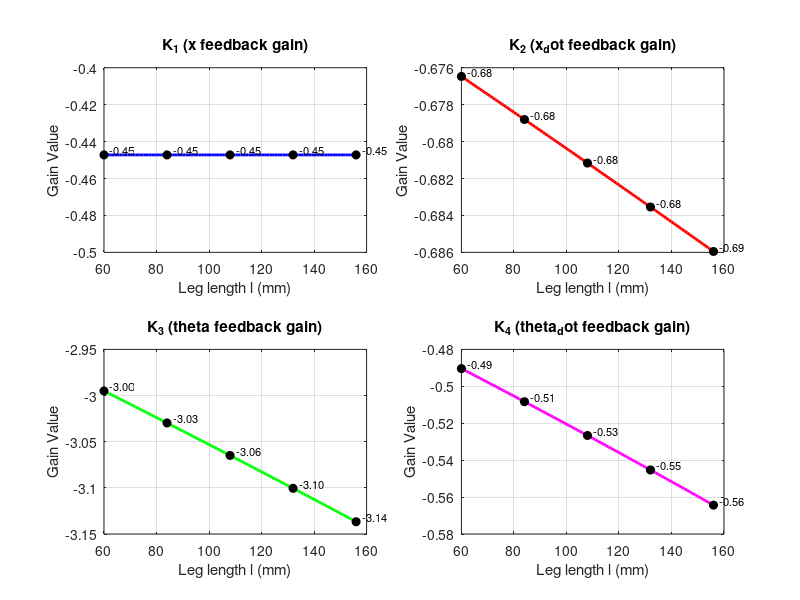

MATLAB code to generate this figure: (Note: this script raises an error after producing the figure.)
%% LQR_K_vary_l
% Calculate LQR gain K over different leg lengths, then print the
% piecewise-linear equations between 5 selected points.
clear; clc; close all;

% ==========================================
% 1. Model parameters
% ==========================================
M = 0.15;      % Wheel/base equivalent mass (kg)

m_body = 0.2222 + 0.1546 + 0.0463 + 0.025;
m_legs = 0.2;
m_mass_reduction = 0.222;
m = m_body + m_legs - m_mass_reduction;  % Body/leg equivalent pendulum mass (kg)

g = 9.81;          % Gravity (m/s^2)
R_wheel = 0.03;    % Wheel radius (m)

% LQR weights for state x = [x, x_dot, theta, theta_dot]
Q = diag([1, 1, 8, 1]);
R_lqr = 5;         % Control effort weight

% Leg length range (mm)
l_mm_range = 60:1:156.38;
num_points = length(l_mm_range);

K_results = zeros(num_points, 4);

% ==========================================
% 2. Calculate LQR K for each leg length
% ==========================================
for i = 1:num_points
    l = l_mm_range(i) / 1000;  % mm to m

    % Point-mass inverted pendulum approximation.
    % Jb can be replaced by a measured/CAD pitch-axis inertia later.
    Jb = 0;

    Meq = M + m;
    Jeq = Jb + m * l^2;
    Delta = Jeq * Meq - (m * l)^2;

    a23 = -(m^2 * l^2 * g) / Delta;
    a43 = (Meq * m * l * g) / Delta;

    A = [0, 1, 0, 0;
         0, 0, a23, 0;
         0, 0, 0, 1;
         0, 0, a43, 0];

    b2 = Jeq / (R_wheel * Delta);
    b4 = -(m * l) / (R_wheel * Delta);

    B = [0; b2; 0; b4];

    [K, ~, ~] = lqr(A, B, Q, R_lqr);
    K_results(i, :) = K;
end

% ==========================================
% 3. Select 5 points and print equations
% ==========================================
idx_5pts = round(linspace(1, num_points, 5));
l_5pts = l_mm_range(idx_5pts);
K_5pts = K_results(idx_5pts, :);

fprintf('\nSelected 5 LQR gain points:\n');
fprintf('Length_mm\tK1\t\tK2\t\tK3\t\tK4\n');
for i = 1:length(l_5pts)
    fprintf('%8.2f\t% .6f\t% .6f\t% .6f\t% .6f\n', ...
        l_5pts(i), K_5pts(i, 1), K_5pts(i, 2), K_5pts(i, 3), K_5pts(i, 4));
end

fprintf('\nPiecewise-linear equations between selected points:\n');
fprintf('Use l_mm as leg length in mm. Each segment is K = a*l_mm + b.\n\n');

piecewise_eq = struct();

for k_idx = 1:4
    fprintf('K%d equations:\n', k_idx);
    piecewise_eq(k_idx).name = sprintf('K%d', k_idx);
    piecewise_eq(k_idx).segments = zeros(length(l_5pts) - 1, 4);

    for seg_idx = 1:(length(l_5pts) - 1)
        x1 = l_5pts(seg_idx);
        x2 = l_5pts(seg_idx + 1);
        y1 = K_5pts(seg_idx, k_idx);
        y2 = K_5pts(seg_idx + 1, k_idx);

        a = (y2 - y1) / (x2 - x1);
        b = y1 - a * x1;

        piecewise_eq(k_idx).segments(seg_idx, :) = [x1, x2, a, b];

        fprintf('  %.2f <= l_mm <= %.2f: K%d = %.10f*l_mm %+.10f\n', ...
            x1, x2, k_idx, a, b);
    end
    fprintf('\n');
end

% ==========================================
% 4. Plot K curves and selected points
% ==========================================
figure('Name', 'LQR K values vs Length (Point Mass Model)', ...
    'Position', [100, 100, 900, 700]);

titles = {'K_1 (x feedback gain)', ...
          'K_2 (x_dot feedback gain)', ...
          'K_3 (theta feedback gain)', ...
          'K_4 (theta_dot feedback gain)'};
y_labels = {'Gain Value', 'Gain Value', 'Gain Value', 'Gain Value'};
colors = {'b', 'r', 'g', 'm'};

for k_idx = 1:4
    subplot(2, 2, k_idx);
    plot(l_mm_range, K_results(:, k_idx), colors{k_idx}, 'LineWidth', 2);
    hold on;
    plot(l_5pts, K_5pts(:, k_idx), 'ko', 'MarkerFaceColor', 'k');

    for j = 1:length(l_5pts)
        text(l_5pts(j), K_5pts(j, k_idx), ...
            sprintf('  %.2f', K_5pts(j, k_idx)), ...
            'FontSize', 8, 'VerticalAlignment', 'bottom');
    end

    title(titles{k_idx});
    xlabel('Leg length l (mm)');
    ylabel(y_labels{k_idx});
    grid on;
end

sgtitle('LQR gain K vs leg length with 5-point piecewise equations');
